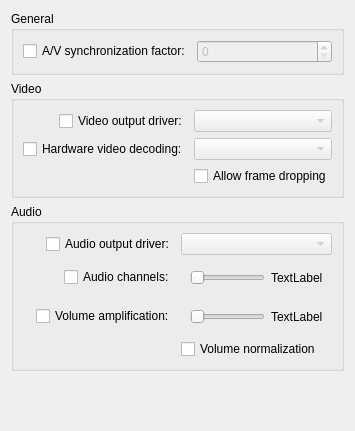
<?xml version="1.0" encoding="UTF-8"?>
<ui version="4.0">
 <class>MPVConfigWidget</class>
 <widget class="QWidget" name="MPVConfigWidget">
  <property name="geometry">
   <rect>
    <x>0</x>
    <y>0</y>
    <width>325</width>
    <height>431</height>
   </rect>
  </property>
  <layout class="QVBoxLayout" name="verticalLayout">
   <property name="sizeConstraint">
    <enum>QLayout::SetMinimumSize</enum>
   </property>
   <item>
    <widget class="QGroupBox" name="grpGeneral">
     <property name="title">
      <string>General</string>
     </property>
     <layout class="QGridLayout" name="gridLayout" columnstretch="1,1">
      <item row="0" column="0" alignment="Qt::AlignRight|Qt::AlignVCenter">
       <widget class="QCheckBox" name="kcfg_mpvAutoSyncEnabled">
        <property name="text">
         <string>A/V synchronization factor:</string>
        </property>
       </widget>
      </item>
      <item row="0" column="1">
       <widget class="QSpinBox" name="kcfg_mpvAutoSyncFactor">
        <property name="enabled">
         <bool>false</bool>
        </property>
       </widget>
      </item>
     </layout>
    </widget>
   </item>
   <item>
    <widget class="QGroupBox" name="grpVideo">
     <property name="title">
      <string>Video</string>
     </property>
     <layout class="QGridLayout" name="gridLayout_2" columnstretch="1,1">
      <item row="0" column="1">
       <widget class="QComboBox" name="kcfg_mpvVideoOutput">
        <property name="enabled">
         <bool>false</bool>
        </property>
       </widget>
      </item>
      <item row="1" column="0" alignment="Qt::AlignRight|Qt::AlignVCenter">
       <widget class="QCheckBox" name="kcfg_mpvHwDecodeEnabled">
        <property name="text">
         <string>Hardware video decoding:</string>
        </property>
       </widget>
      </item>
      <item row="1" column="1">
       <widget class="QComboBox" name="kcfg_mpvHwDecode">
        <property name="enabled">
         <bool>false</bool>
        </property>
       </widget>
      </item>
      <item row="0" column="0" alignment="Qt::AlignRight|Qt::AlignVCenter">
       <widget class="QCheckBox" name="kcfg_mpvVideoOutputEnabled">
        <property name="text">
         <string>Video output driver:</string>
        </property>
       </widget>
      </item>
      <item row="2" column="1">
       <widget class="QCheckBox" name="kcfg_mpvFrameDropping">
        <property name="text">
         <string>Allow frame dropping</string>
        </property>
       </widget>
      </item>
     </layout>
    </widget>
   </item>
   <item>
    <widget class="QGroupBox" name="grpAudio">
     <property name="title">
      <string>Audio</string>
     </property>
     <layout class="QGridLayout" name="gridLayout_3" columnstretch="1,1">
      <item row="3" column="0" alignment="Qt::AlignRight|Qt::AlignVCenter">
       <widget class="QCheckBox" name="kcfg_mpvVolumeAmplificationEnabled">
        <property name="text">
         <string>Volume amplification:</string>
        </property>
       </widget>
      </item>
      <item row="1" column="0" alignment="Qt::AlignRight|Qt::AlignVCenter">
       <widget class="QCheckBox" name="kcfg_mpvAudioChannelsEnabled">
        <property name="text">
         <string>Audio channels:</string>
        </property>
       </widget>
      </item>
      <item row="0" column="0" alignment="Qt::AlignRight|Qt::AlignVCenter">
       <widget class="QCheckBox" name="kcfg_mpvAudioOutputEnabled">
        <property name="text">
         <string>Audio output driver:</string>
        </property>
       </widget>
      </item>
      <item row="3" column="1">
       <widget class="QWidget" name="widget" native="true">
        <layout class="QHBoxLayout" name="horizontalLayout">
         <item>
          <widget class="QSlider" name="kcfg_mpvVolumeAmplification">
           <property name="enabled">
            <bool>false</bool>
           </property>
           <property name="minimum">
            <number>100</number>
           </property>
           <property name="maximum">
            <number>600</number>
           </property>
           <property name="singleStep">
            <number>10</number>
           </property>
           <property name="pageStep">
            <number>50</number>
           </property>
           <property name="orientation">
            <enum>Qt::Horizontal</enum>
           </property>
          </widget>
         </item>
         <item>
          <widget class="QLabel" name="lab_mpvVolumeAmplification">
           <property name="text">
            <string>TextLabel</string>
           </property>
          </widget>
         </item>
        </layout>
       </widget>
      </item>
      <item row="1" column="1">
       <widget class="QWidget" name="widget_2" native="true">
        <layout class="QHBoxLayout" name="horizontalLayout_2">
         <item>
          <widget class="QSlider" name="kcfg_mpvAudioChannels">
           <property name="enabled">
            <bool>false</bool>
           </property>
           <property name="minimum">
            <number>1</number>
           </property>
           <property name="maximum">
            <number>6</number>
           </property>
           <property name="orientation">
            <enum>Qt::Horizontal</enum>
           </property>
          </widget>
         </item>
         <item>
          <widget class="QLabel" name="lab_mpvAudioChannels">
           <property name="text">
            <string>TextLabel</string>
           </property>
          </widget>
         </item>
        </layout>
       </widget>
      </item>
      <item row="0" column="1">
       <widget class="QComboBox" name="kcfg_mpvAudioOutput">
        <property name="enabled">
         <bool>false</bool>
        </property>
       </widget>
      </item>
      <item row="4" column="1">
       <widget class="QCheckBox" name="kcfg_mpvVolumeNormalization">
        <property name="text">
         <string>Volume normalization</string>
        </property>
       </widget>
      </item>
     </layout>
    </widget>
   </item>
   <item>
    <spacer name="spacer">
     <property name="orientation">
      <enum>Qt::Vertical</enum>
     </property>
     <property name="sizeHint" stdset="0">
      <size>
       <width>20</width>
       <height>40</height>
      </size>
     </property>
    </spacer>
   </item>
  </layout>
 </widget>
 <tabstops>
  <tabstop>kcfg_mpvAutoSyncEnabled</tabstop>
  <tabstop>kcfg_mpvAutoSyncFactor</tabstop>
  <tabstop>kcfg_mpvVideoOutputEnabled</tabstop>
  <tabstop>kcfg_mpvVideoOutput</tabstop>
  <tabstop>kcfg_mpvHwDecodeEnabled</tabstop>
  <tabstop>kcfg_mpvHwDecode</tabstop>
  <tabstop>kcfg_mpvAudioOutputEnabled</tabstop>
  <tabstop>kcfg_mpvAudioChannelsEnabled</tabstop>
  <tabstop>kcfg_mpvVolumeAmplificationEnabled</tabstop>
 </tabstops>
 <resources/>
 <connections>
  <connection>
   <sender>kcfg_mpvVideoOutputEnabled</sender>
   <signal>toggled(bool)</signal>
   <receiver>kcfg_mpvVideoOutput</receiver>
   <slot>setEnabled(bool)</slot>
   <hints>
    <hint type="sourcelabel">
     <x>193</x>
     <y>142</y>
    </hint>
    <hint type="destinationlabel">
     <x>273</x>
     <y>147</y>
    </hint>
   </hints>
  </connection>
  <connection>
   <sender>kcfg_mpvHwDecodeEnabled</sender>
   <signal>toggled(bool)</signal>
   <receiver>kcfg_mpvHwDecode</receiver>
   <slot>setEnabled(bool)</slot>
   <hints>
    <hint type="sourcelabel">
     <x>82</x>
     <y>179</y>
    </hint>
    <hint type="destinationlabel">
     <x>273</x>
     <y>184</y>
    </hint>
   </hints>
  </connection>
  <connection>
   <sender>kcfg_mpvAudioOutputEnabled</sender>
   <signal>toggled(bool)</signal>
   <receiver>kcfg_mpvAudioOutput</receiver>
   <slot>setEnabled(bool)</slot>
   <hints>
    <hint type="sourcelabel">
     <x>133</x>
     <y>284</y>
    </hint>
    <hint type="destinationlabel">
     <x>213</x>
     <y>289</y>
    </hint>
   </hints>
  </connection>
  <connection>
   <sender>kcfg_mpvAudioChannelsEnabled</sender>
   <signal>toggled(bool)</signal>
   <receiver>kcfg_mpvAudioChannels</receiver>
   <slot>setEnabled(bool)</slot>
   <hints>
    <hint type="sourcelabel">
     <x>133</x>
     <y>316</y>
    </hint>
    <hint type="destinationlabel">
     <x>213</x>
     <y>315</y>
    </hint>
   </hints>
  </connection>
  <connection>
   <sender>kcfg_mpvVolumeAmplificationEnabled</sender>
   <signal>toggled(bool)</signal>
   <receiver>kcfg_mpvVolumeAmplification</receiver>
   <slot>setEnabled(bool)</slot>
   <hints>
    <hint type="sourcelabel">
     <x>133</x>
     <y>343</y>
    </hint>
    <hint type="destinationlabel">
     <x>213</x>
     <y>342</y>
    </hint>
   </hints>
  </connection>
  <connection>
   <sender>kcfg_mpvAutoSyncEnabled</sender>
   <signal>toggled(bool)</signal>
   <receiver>kcfg_mpvAutoSyncFactor</receiver>
   <slot>setEnabled(bool)</slot>
   <hints>
    <hint type="sourcelabel">
     <x>197</x>
     <y>64</y>
    </hint>
    <hint type="destinationlabel">
     <x>273</x>
     <y>69</y>
    </hint>
   </hints>
  </connection>
  <connection>
   <sender>kcfg_mpvAudioChannels</sender>
   <signal>valueChanged(int)</signal>
   <receiver>lab_mpvAudioChannels</receiver>
   <slot>setNum(int)</slot>
   <hints>
    <hint type="sourcelabel">
     <x>244</x>
     <y>321</y>
    </hint>
    <hint type="destinationlabel">
     <x>304</x>
     <y>321</y>
    </hint>
   </hints>
  </connection>
  <connection>
   <sender>kcfg_mpvVolumeAmplification</sender>
   <signal>valueChanged(int)</signal>
   <receiver>lab_mpvVolumeAmplification</receiver>
   <slot>setNum(int)</slot>
   <hints>
    <hint type="sourcelabel">
     <x>244</x>
     <y>359</y>
    </hint>
    <hint type="destinationlabel">
     <x>304</x>
     <y>359</y>
    </hint>
   </hints>
  </connection>
 </connections>
</ui>
